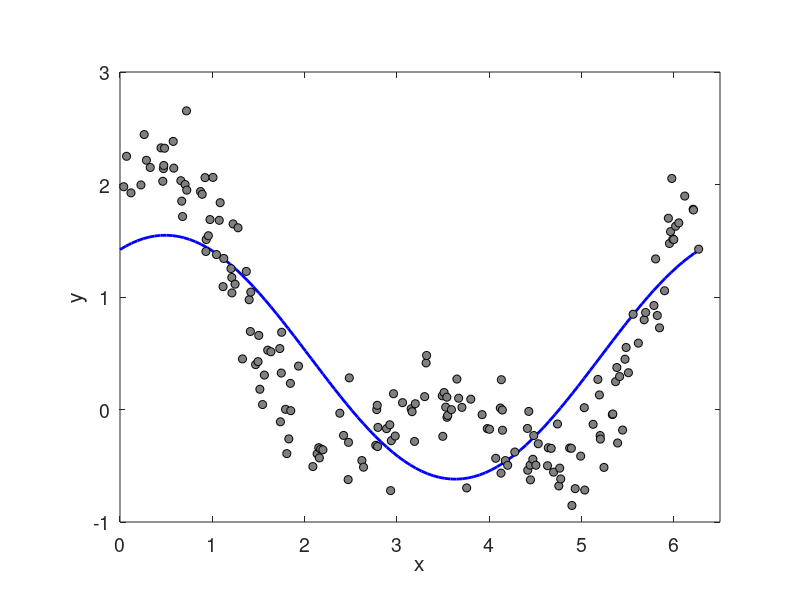

This chart was generated by the following MATLAB code: (Note: this script raises an error after producing the figure.)
%
% This code fits g(x) = b1*g1(x)+b2*g2(x)+b3*g3(x) to the data
% where g1, g2, g3,... are functions given below:
% g1(x) = 1			for x in [0, 2*pi].
% g2(x) = sin(x)		for x in [0, 2*pi].
% g3(x) = cos(x)		for x in [0, 2*pi].
%
clear
figure(1)
clf reset
axes('position',[0.15,0.13,0.75,0.75])
%
load data5.txt
x=data5(:,1);
y=data5(:,2);
%
g1=ones(size(x));
g2=sin(x);
g3=cos(x);
G=[g1, g2, g3];
%
GG=G'*G;
Gy=G'*y;
b=GG\Gy;
%
xp=2*pi*[0:0.01:1];
g=b(1)+b(2)*sin(xp)+b(3)*cos(xp);
plot(xp,g,'b-','linewidth',2.0)
hold on
plot(x,y,'ko','markerfacecolor',[0.5,0.5,0.5])
axis([0,6.5,-1.0,3.0])
set(gca,'xtick',[0:1:6])
set(gca,'ytick',[-1:1:3])
set(gca,'fontsize',14)
xlabel('x')
ylabel('y')
h1=legend('Least square fitting','data',1);
set(h1,'fontsize',12)
title('g(x) = b1+b2*sin(x)+b3*cos(x)')
%
%
